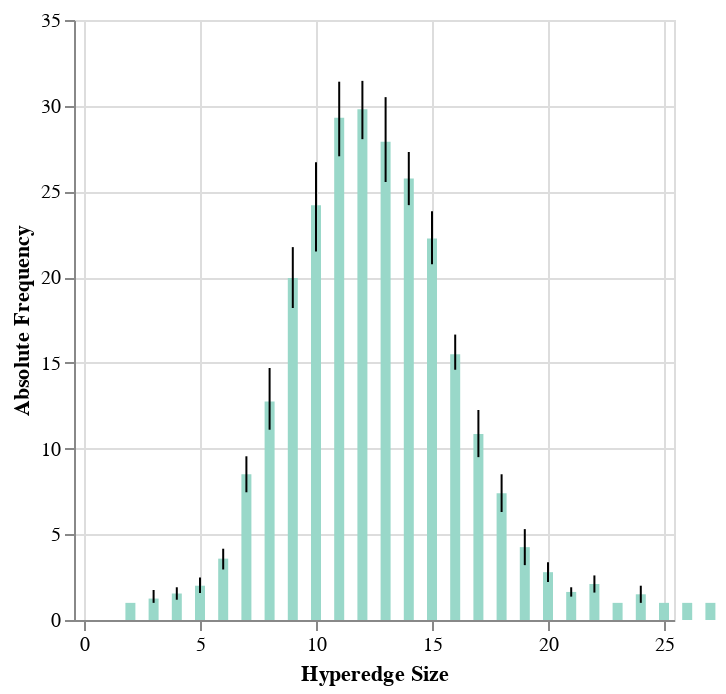

This figure's notebook cell:
### Code cell
bars + error

### Figure 1 — Vega-Lite specification as saved in the notebook (floating-point values rounded to 4 significant figures; data arrays with more than 128 entries replaced by an {"elided": "..."} marker saying what was removed)
{"config": {"view": {"continuousWidth": 300, "continuousHeight": 300}}, "layer": [{"mark": {"type": "bar", "color": "#99d8c9"}, "encoding": {"x": {"field": "hsize", "scale": {"domain": [0, 25]}, "title": "Hyperedge Size", "type": "quantitative"}, "y": {"aggregate": "mean", "field": "count", "type": "quantitative"}}}, {"mark": {"type": "errorbar", "extent": "ci", "rule": true}, "encoding": {"x": {"field": "hsize", "scale": {"domain": [0, 25]}, "type": "quantitative"}, "y": {"field": "count", "scale": {"zero": false}, "title": "Absolute Frequency", "type": "quantitative"}}}], "data": {"name": "data-2e4496e86613faa8e55501616ee4b7bf"}, "$schema": "https://vega.github.io/schema/vega-lite/v5.14.1.json", "datasets": {"data-2e4496e86613faa8e55501616ee4b7bf": {"elided": "364 records"}}}
